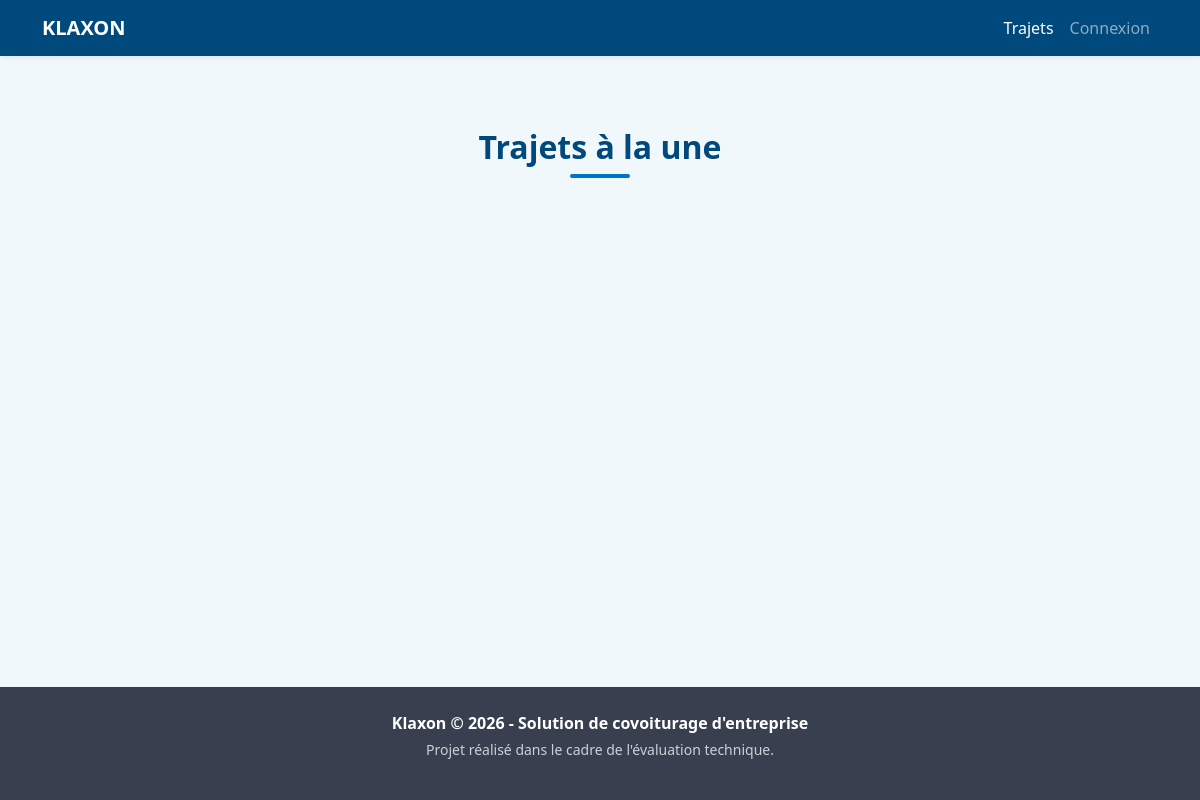
Before: / with the older database file.
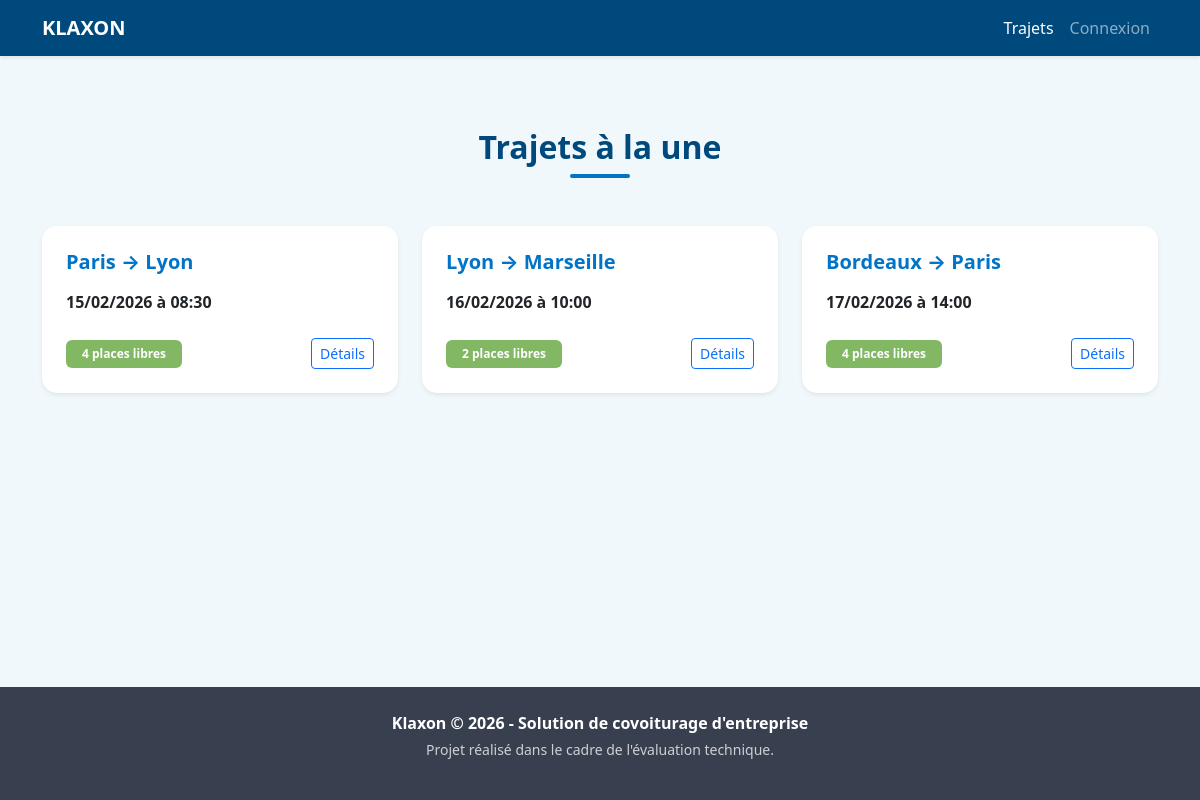
After: the same page with the newer database file.
### tables this page shows
CREATE TABLE trajets (
    id_trajet INT PRIMARY KEY AUTO_INCREMENT,
    id_agence_depart INT NOT NULL,
    id_agence_arrivee INT NOT NULL,
    gdh_depart DATETIME NOT NULL,
    places_totales INT NOT NULL,
    places_disponibles INT NOT NULL,
    id_conducteur INT NOT NULL,
    FOREIGN KEY (id_agence_depart) REFERENCES agences(id_agence),
    FOREIGN KEY (id_agence_arrivee) REFERENCES agences(id_agence),
    FOREIGN KEY (id_conducteur) REFERENCES employes(id_employe)
);

CREATE TABLE agences (
    id_agence INT PRIMARY KEY AUTO_INCREMENT,
    nom_ville VARCHAR(100) NOT NULL
);

### src/Views/trajets.php (the view, shortened to what this page needs)
<?php include 'header.php'; ?>
<div class="container mt-5">
    <div class="text-center mb-5">
        <h2 class="fw-bold" style="color: var(--klaxon-dark);">Trajets à la une</h2>
        <div class="title-underline mx-auto"></div>
    </div>
    <div class="row justify-content-center">
        <?php foreach ($trajets as $trajet): ?>
            <div class="col-md-6 col-lg-4 mb-4">
                <div class="card h-100 border-0 shadow-sm" style="border-radius: 15px;">
                    <div class="card-body p-4">
                        <h5 class="fw-bold mb-3" style="color: var(--klaxon-blue);">
                            <?= htmlspecialchars($trajet['ville_depart']) ?> → <?= htmlspecialchars($trajet['ville_arrivee']) ?>
                        </h5>
                        <p class="mb-2"><strong><?= date('d/m/Y à H:i', strtotime($trajet['gdh_depart'])) ?></strong></p>
                        <div class="d-flex justify-content-between align-items-center mt-4">
                            <span class="badge px-3 py-2" style="background-color: <?= $trajet['places_disponibles'] > 0 ? 'var(--klaxon-green)' : '#6c757d' ?>;">
                                <?= $trajet['places_disponibles'] ?> places libres
                            </span>
                            <button class="btn btn-outline-primary btn-sm" data-bs-toggle="modal" data-bs-target="#modal<?= $trajet['id_trajet'] ?>">Détails</button>
                        </div>
                    </div>
                </div>
            </div>
        <?php endforeach; ?>
    </div>
</div>
<?php include 'footer.php'; ?>

### public/index.php (shortened to what this page needs)
<?php
$root = dirname(__DIR__);
require_once $root . '/config/db.php';
$page = $_GET['page'] ?? 'trajets';
switch ($page) {
    case 'trajets':
        $sql = "SELECT t.*, ad.nom_ville as ville_depart, aa.nom_ville as ville_arrivee, e.prenom as prenom_conducteur
                FROM trajets t
                JOIN agences ad ON t.id_agence_depart = ad.id_agence
                JOIN agences aa ON t.id_agence_arrivee = aa.id_agence
                JOIN employes e ON t.id_conducteur = e.id_employe
                ORDER BY t.gdh_depart ASC";
        $trajets = $pdo->query($sql)->fetchAll(PDO::FETCH_ASSOC);
        include $root . '/src/Views/trajets.php';
        break;
}

### src/Views/header.php (shortened to what this page needs)
<!DOCTYPE html>
<html lang="fr">
<head>
    <link href="https://cdn.jsdelivr.net/npm/bootstrap@5.3.0/dist/css/bootstrap.min.css" rel="stylesheet">
</head>
<body>
<nav class="navbar navbar-expand-lg navbar-dark shadow-sm mb-4">
    <div class="container">
        <a class="navbar-brand fw-bold" href="index.php">KLAXON</a>
        <div class="collapse navbar-collapse" id="navbarNav">
            <div class="navbar-nav ms-auto">
                <?php
                $currentPage = isset($_GET['page']) ? $_GET['page'] : 'trajets';
                ?>
                <a class="nav-link <?= ($currentPage == 'trajets') ? 'active' : '' ?>" href="index.php?page=trajets">Trajets</a>
                <?php if (isset($_SESSION['user'])): ?>
                    <a class="nav-link <?= ($currentPage == 'proposer') ? 'active' : '' ?>" href="index.php?page=proposer">Proposer</a>
                    <a class="nav-link btn btn-outline-light btn-sm ms-lg-3" href="index.php?page=logout">Déconnexion</a>
                <?php else: ?>
                    <a class="nav-link <?= ($currentPage == 'login') ? 'active' : '' ?>" href="index.php?page=login">Connexion</a>
                <?php endif; ?>
            </div>
        </div>
    </div>
</nav>

### src/Views/footer.php (shortened to what this page needs)
<footer class="py-4 mt-auto">
    <div class="container text-center text-white">
        <p class="mb-1 fw-bold">Klaxon &copy; <?= date('Y') ?> - Solution de covoiturage d'entreprise</p>
        <p class="small opacity-75">Projet réalisé dans le cadre de l'évaluation technique.</p>
    </div>
</footer>
</body>
</html>

### src/Views/header.php (style rules this page uses)
:root { --klaxon-blue: #0074c7; --klaxon-dark: #00497c; --klaxon-gray: #384050; --klaxon-green: #82b864; --klaxon-bg: #f1f8fc; }
body { background-color: var(--klaxon-bg); color: var(--klaxon-gray); min-height: 100vh; display: flex; flex-direction: column; }
.navbar { background-color: var(--klaxon-dark) !important; }
.title-underline { width: 60px; height: 4px; background-color: var(--klaxon-blue); border-radius: 2px; margin: 0 auto 30px; }
footer { background-color: var(--klaxon-gray) !important; color: white; }

Changed rows visible on the page:
added trajets: id_agence_depart.nom_ville "Paris", id_agence_arrivee.nom_ville "Lyon", gdh_depart "15/02/2026 à 08:30", places_disponibles "4"
added trajets: id_agence_depart.nom_ville "Lyon", id_agence_arrivee.nom_ville "Marseille", gdh_depart "16/02/2026 à 10:00", places_disponibles "2"
added trajets: id_agence_depart.nom_ville "Bordeaux", id_agence_arrivee.nom_ville "Paris", gdh_depart "17/02/2026 à 14:00", places_disponibles "4"
